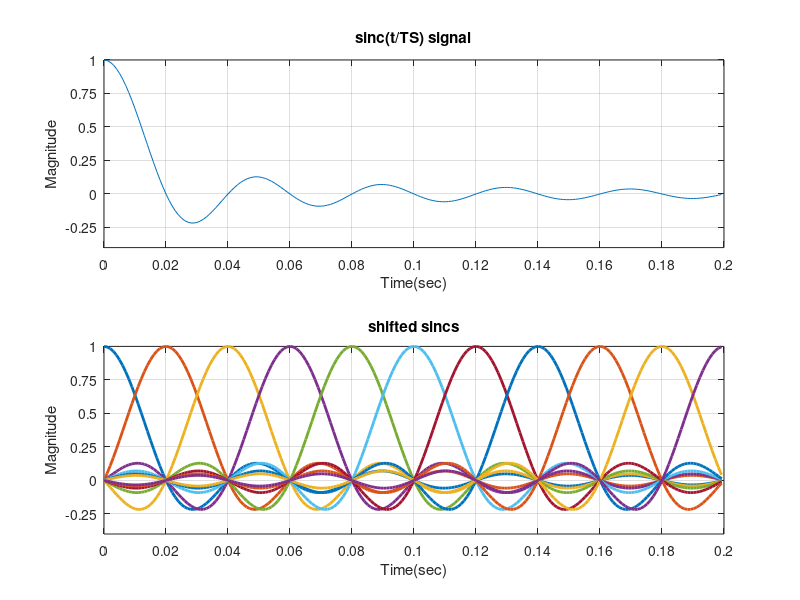

Recreate this plot in MATLAB.
% question1(a)
clc;
close all;
t = 0:1/999:0.2; 

%frequency of the impulse in Hz
f=50; 
fs=f; 
y=zeros(size(t));
y(1:fs/f:end)=1;

%time shifted Sinc function

y1 = sinc(t*f);
figure(2);

subplot(2,1,1);
plot(t,y1);
grid on;
title('sinc(t/TS) signal');
xlabel('Time(sec)')
ylabel('Magnitude')
yticks([-2 -1.75 -1.5 -1.25 -1 -0.75 -0.5 -0.25 0 0.25 0.5 0.75 1 1.25 1.5 1.75 2])
xticks([0 0.02 0.04 0.06 0.08 0.1 0.12 0.14 0.16 0.18 0.2]);
grid on;

subplot(2,1,2);
T = 1/50;

% Shifted sincs
% iterate from 0 to 10
for k = 0:10
    y2 = sinc((t/T) - k);
    plot(t,y2,'linewidth',2);
    hold on;
end

title('shifted sincs');
xlabel('Time(sec)')
ylabel('Magnitude')
yticks([-2 -1.75 -1.5 -1.25 -1 -0.75 -0.5 -0.25 0 0.25 0.5 0.75 1 1.25 1.5 1.75 2])
xticks([0 0.02 0.04 0.06 0.08 0.1 0.12 0.14 0.16 0.18 0.2]);
grid on;
